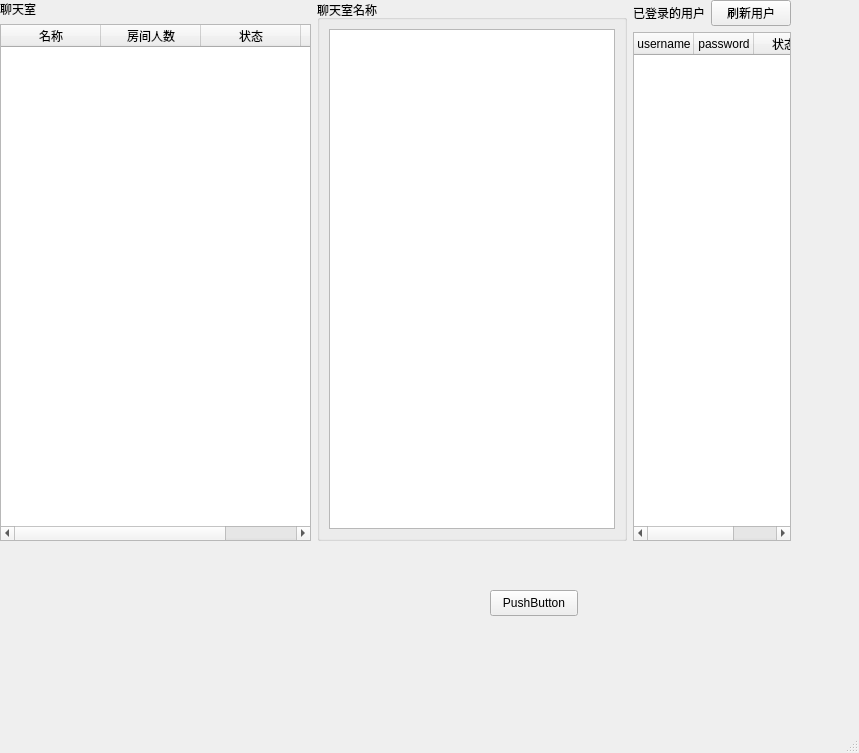
<?xml version="1.0" encoding="UTF-8"?>
<ui version="4.0">
 <class>MainWindow</class>
 <widget class="QMainWindow" name="MainWindow">
  <property name="geometry">
   <rect>
    <x>0</x>
    <y>0</y>
    <width>859</width>
    <height>753</height>
   </rect>
  </property>
  <property name="windowTitle">
   <string>MainWindow</string>
  </property>
  <widget class="QWidget" name="centralwidget">
   <widget class="QPushButton" name="pushButton">
    <property name="geometry">
     <rect>
      <x>490</x>
      <y>590</y>
      <width>88</width>
      <height>26</height>
     </rect>
    </property>
    <property name="text">
     <string>PushButton</string>
    </property>
   </widget>
   <widget class="QWidget" name="layoutWidget">
    <property name="geometry">
     <rect>
      <x>0</x>
      <y>0</y>
      <width>791</width>
      <height>541</height>
     </rect>
    </property>
    <layout class="QHBoxLayout" name="horizontalLayout" stretch="4,4,2">
     <item>
      <layout class="QGridLayout" name="gridLayout_2">
       <item row="0" column="0">
        <widget class="QLabel" name="label_chatBar">
         <property name="text">
          <string>聊天室</string>
         </property>
        </widget>
       </item>
       <item row="1" column="0">
        <widget class="QTableWidget" name="table_chatRoom">
         <column>
          <property name="text">
           <string>名称</string>
          </property>
         </column>
         <column>
          <property name="text">
           <string>房间人数</string>
          </property>
         </column>
         <column>
          <property name="text">
           <string>状态</string>
          </property>
         </column>
         <column>
          <property name="text">
           <string/>
          </property>
         </column>
        </widget>
       </item>
      </layout>
     </item>
     <item>
      <widget class="QGroupBox" name="groupBox_chatWindow">
       <property name="title">
        <string>聊天室名称</string>
       </property>
       <layout class="QVBoxLayout" name="verticalLayout">
        <item>
         <widget class="QTextEdit" name="textEdit_chatWindow"/>
        </item>
       </layout>
      </widget>
     </item>
     <item>
      <layout class="QGridLayout" name="gridLayout">
       <item row="0" column="0">
        <widget class="QLabel" name="label_loginList">
         <property name="text">
          <string>已登录的用户</string>
         </property>
        </widget>
       </item>
       <item row="0" column="1">
        <widget class="QPushButton" name="btn_load_sql_users">
         <property name="text">
          <string>刷新用户</string>
         </property>
        </widget>
       </item>
       <item row="1" column="0" colspan="2">
        <widget class="QTableWidget" name="userTable">
         <attribute name="horizontalHeaderDefaultSectionSize">
          <number>60</number>
         </attribute>
         <column>
          <property name="text">
           <string>username</string>
          </property>
         </column>
         <column>
          <property name="text">
           <string>password</string>
          </property>
         </column>
         <column>
          <property name="text">
           <string>状态</string>
          </property>
         </column>
        </widget>
       </item>
      </layout>
     </item>
    </layout>
   </widget>
  </widget>
  <widget class="QMenuBar" name="menubar">
   <property name="geometry">
    <rect>
     <x>0</x>
     <y>0</y>
     <width>859</width>
     <height>27</height>
    </rect>
   </property>
  </widget>
  <widget class="QStatusBar" name="statusbar"/>
 </widget>
 <resources/>
 <connections/>
</ui>
